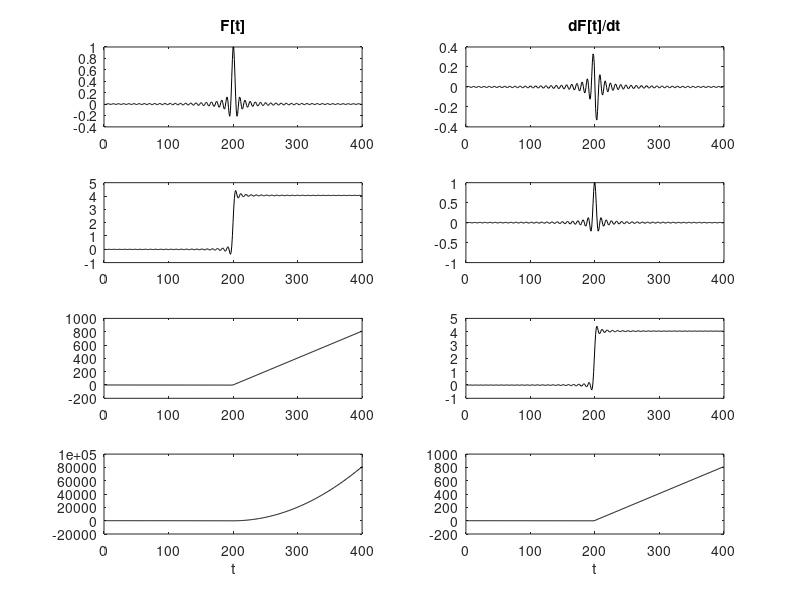

Here is the MATLAB script that generated this plot:
% pulse generator and integrals

% T/(2W) gives number of harmonics in freq domain!
T=8500;	% sample # pulse repeats
W=4;		% pulse width in samples
N=(T/W);		% T/N is pulse width in samples
tau=200.5;	% pulse delay
% if T/W is odd -> even harmonics
% if T/W is even -> odd harmonics


npts=400;
n=1:npts;

y=(1/N).*sin(pi.*N.*(n-tau)./T)./(sin(pi.*(n-tau)./T));

for nn=1:npts,
   if y(nn)>.97
      y(nn)=1;
   end;
   if y(nn)<-.97
      y(nn)=-1;
   end;
end;

pulse=y;

% integrate the waveforms
step=zeros(size(y));
ramp=zeros(size(y));
quad=zeros(size(y));
step(1)=pulse(1);
ramp(1)=step(1);
quad(1)=ramp(1);
for nn=2:npts,
   step(nn)=step(nn-1)+pulse(nn);
   ramp(nn)=ramp(nn-1)+step(nn);
   quad(nn)=quad(nn-1)+ramp(nn);
end;

% differentiate the waveforms
pulsed=diff(pulse);
stepd=diff(step);
rampd=diff(ramp);
quadd=diff(quad);


figure(1);
subplot(4,2,1),plot(n,pulse,'k');
title('F[t]');
subplot(4,2,3),plot(n,step,'k');
subplot(4,2,5),plot(n,ramp,'k');
subplot(4,2,7),plot(n,quad,'k');
xlabel('t');

subplot(4,2,2),plot(n(1:npts-1),pulsed,'k');
title('dF[t]/dt');
subplot(4,2,4),plot(n(1:npts-1),stepd,'k');
axis([0 400 -1 1]);
subplot(4,2,6),plot(n(1:npts-1),rampd,'k');
subplot(4,2,8),plot(n(1:npts-1),quadd,'k');
xlabel('t');
